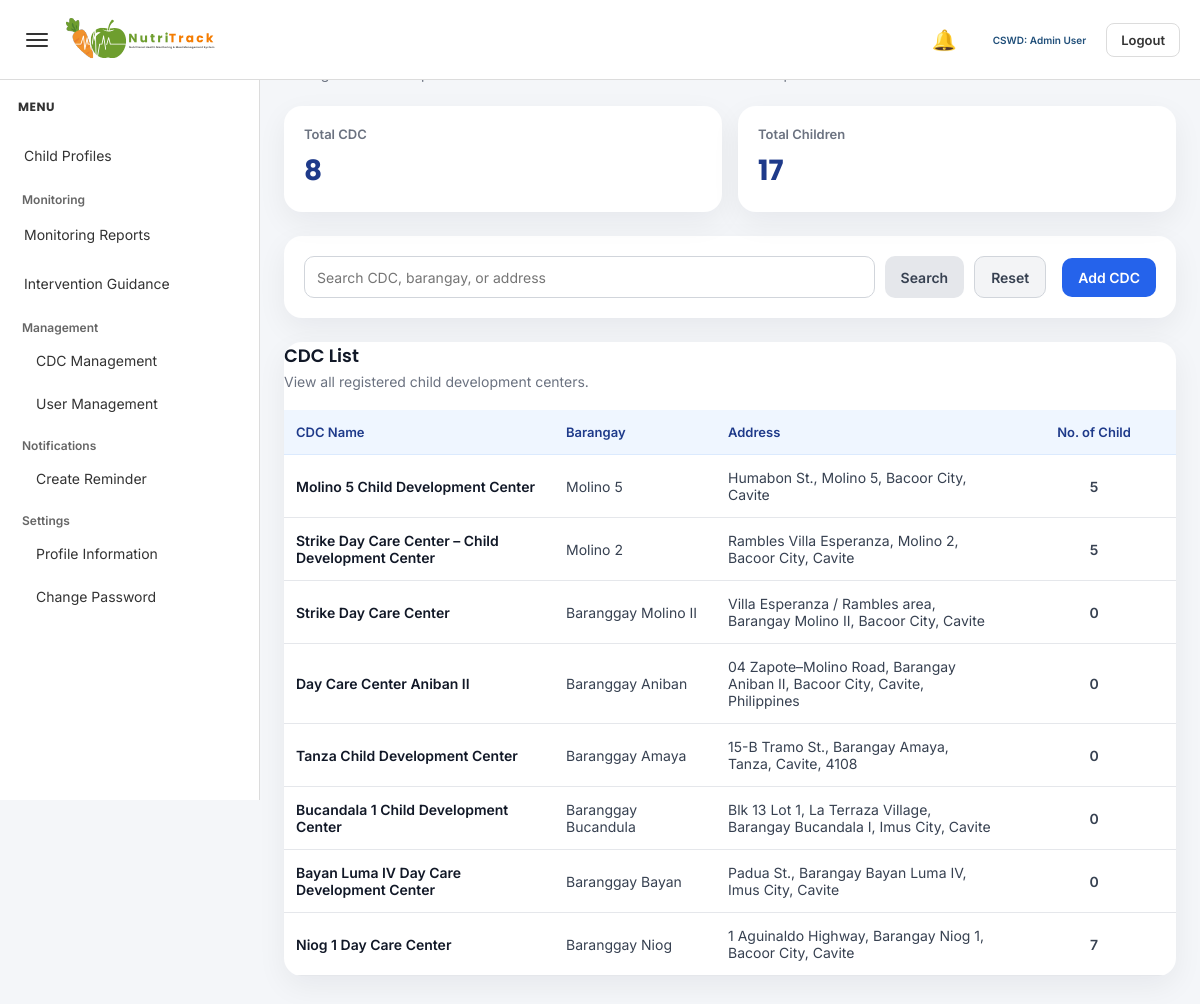
Screenshot of /admin/add_cdc.php (signed in) with the database file from the repository.
### tables this page shows
CREATE TABLE `cdc` (
  `cdc_id` int(11) NOT NULL,
  `cdc_name` varchar(100) DEFAULT NULL,
  `barangay` varchar(100) DEFAULT NULL,
  `address` text DEFAULT NULL,
  `status` varchar(20) DEFAULT 'Active',
  `created_at` timestamp NOT NULL DEFAULT current_timestamp()
);

### admin/add_cdc.php (the view, shortened to what this page needs)
<?php
include '../config/database.php';
$search = isset($_GET['search']) ? trim($_GET['search']) : "";
if ($search != "") {
    $like = "%" . $search . "%";
    $cdc_stmt = $conn->prepare("
        SELECT
            c.cdc_id,
            c.cdc_name,
            c.barangay,
            c.address,
            COUNT(ch.child_id) AS total_children
        FROM cdc c
        LEFT JOIN children ch ON c.cdc_id = ch.cdc_id
        WHERE c.cdc_name LIKE ? OR c.barangay LIKE ? OR c.address LIKE ?
        GROUP BY c.cdc_id, c.cdc_name, c.barangay, c.address
        ORDER BY c.cdc_id DESC
    ");
    $cdc_stmt->bind_param("sss", $like, $like, $like);
    $cdc_stmt->execute();
    $cdc_result = $cdc_stmt->get_result();
} else {
    $cdc_result = $conn->query("
        SELECT
            c.cdc_id,
            c.cdc_name,
            c.barangay,
            c.address,
            COUNT(ch.child_id) AS total_children
        FROM cdc c
        LEFT JOIN children ch ON c.cdc_id = ch.cdc_id
        GROUP BY c.cdc_id, c.cdc_name, c.barangay, c.address
        ORDER BY c.cdc_id DESC
    ");
}
$total_cdc = 0;
$total_children = 0;
$summary_sql = "
    SELECT
        COUNT(DISTINCT c.cdc_id) AS total_cdc,
        COUNT(ch.child_id) AS total_children
    FROM cdc c
    LEFT JOIN children ch ON c.cdc_id = ch.cdc_id
";
$summary_result = $conn->query($summary_sql);
if ($summary_result && $summary_result->num_rows > 0) {
    $summary_row = $summary_result->fetch_assoc();
    $total_cdc = (int)$summary_row['total_cdc'];
    $total_children = (int)$summary_row['total_children'];
}
?>
<!DOCTYPE html>
<html lang="en">
<head>
    <link rel="stylesheet" href="../assets/admin-style.css">
    <link rel="stylesheet" href="../assets/add_cdc.css">
</head>
<body class="<?php echo (isset($_SESSION['theme_mode']) && $_SESSION['theme_mode'] === 'dark') ? 'dark-mode' : ''; ?>">
<?php include '../includes/admin_sidebar.php'; ?>
<?php include '../includes/admin_topbar.php'; ?>
<div class="main-content" id="mainContent">
    <div class="page-header">
        <h1>CDC Management</h1>
        <p>Manage child development centers and review the total number of children per CDC.</p>
    </div>
    <div class="summary-grid">
        <div class="summary-card">
            <div class="summary-label">Total CDC</div>
            <div class="summary-value"><?php echo $total_cdc; ?></div>
        </div>
        <div class="summary-card">
            <div class="summary-label">Total Children</div>
            <div class="summary-value"><?php echo $total_children; ?></div>
        </div>
    </div>
    <div class="toolbar-card">
        <form method="GET" class="search-form">
            <input
                type="text"
                name="search"
                class="search-input"
                placeholder="Search CDC, barangay, or address"
                value="<?php echo htmlspecialchars($search); ?>"
            >
            <button type="submit" class="btn btn-secondary">Search</button>
            <a href="add_cdc.php" class="btn btn-light">Reset</a>
        </form>
        <button type="button" class="btn btn-primary" onclick="openAddCdcForm()">Add CDC</button>
    </div>
    <div class="table-card">
        <div class="card-header">
            <h2>CDC List</h2>
            <p>View all registered child development centers.</p>
        </div>
        <div class="table-wrapper">
            <table>
                <thead>
                    <tr>
                        <th style="width: 30%;">CDC Name</th>
                        <th style="width: 18%;">Barangay</th>
                        <th style="width: 32%;">Address</th>
                        <th style="width: 20%; text-align:center;">No. of Child</th>
                    </tr>
                </thead>
                <tbody>
                    <?php if ($cdc_result && $cdc_result->num_rows > 0) { ?>
                        <?php while ($row = $cdc_result->fetch_assoc()) { ?>
                            <tr>
                                <td class="cdc-name"><?php echo htmlspecialchars($row['cdc_name']); ?></td>
                                <td><?php echo htmlspecialchars($row['barangay']); ?></td>
                                <td><?php echo htmlspecialchars($row['address']); ?></td>
                                <td class="child-count"><?php echo (int)$row['total_children']; ?></td>
                            </tr>
                        <?php } ?>
                    <?php } else { ?>
                        <tr>
                            <td colspan="4" class="empty-state">No CDC found.</td>
                        </tr>
                    <?php } ?>
                </tbody>
            </table>
        </div>
    </div>
</div>
</body>
</html>

### assets/admin-style.css (style rules this page uses)
* { box-sizing:border-box; margin:0; padding:0; }
:root { --page-bg:#eef0f3; --card-bg:#ffffff; --text-color:#333333; --muted-text:#666666; --border-color:#dcdcdc; --input-bg:#ffffff; --input-border:#cfcfcf; --readonly-bg:#f5f5f5; --hover-bg:#edf3f8; --active-bg:#dbe7f3; --accent:#1F4E79; --secondary:#2E7D32; --alert:#C0392B; --warning:#E67E22; --table-head:#f7f7f7; --blue-soft:#cfdff1; --green-soft:#dce6da; --red-soft:#eadcdc; --orange-soft:#f4e2d3; }
body { background:var(--page-bg); font-family:'Inter', sans-serif; color:var(--text-color); }
a { text-decoration:none; }
.main-content { margin-left:260px; padding:140px 24px 24px; transition:margin-left 0.25s ease; }
.page-header { margin-bottom:18px; }
.page-header h1 { font-family:'Poppins', sans-serif; font-size:24px; font-weight:700; color:var(--accent); margin-bottom:4px; }
.page-header p { font-size:14px; color:var(--muted-text); }
.summary-grid { display:grid; grid-template-columns:repeat(3, 1fr); gap:18px; }
@media (max-width: 1200px) { .summary-grid { grid-template-columns:repeat(2, 1fr); } }

### assets/add_cdc.css (style rules this page uses)
* { box-sizing:border-box; margin:0; padding:0; }
body { background:#f4f6f9; font-family:'Inter', sans-serif; color:#1f2937; }
.main-content { padding:24px; }
.page-header { margin-bottom:24px; }
.page-header h1 { font-family:'Poppins', sans-serif; font-size:24px; font-weight:700; color:#1e3a8a; margin-bottom:6px; }
.page-header p { font-size:14px; color:#6b7280; }
.summary-grid { display:grid; grid-template-columns:repeat(auto-fit, minmax(220px, 1fr)); gap:16px; margin-bottom:24px; }
.summary-card { background:#ffffff; border-radius:18px; box-shadow:0 10px 30px rgba(15, 23, 42, 0.06); padding:20px; }
.summary-label { font-size:13px; font-weight:600; color:#6b7280; margin-bottom:8px; }
.summary-value { font-family:'Poppins', sans-serif; font-size:28px; font-weight:700; color:#1e3a8a; }
.toolbar-card, .form-card, .table-card { background:#ffffff; border-radius:18px; box-shadow:0 10px 30px rgba(15, 23, 42, 0.06); margin-bottom:24px; }
.toolbar-card { padding:20px; display:flex; justify-content:space-between; align-items:center; gap:16px; flex-wrap:wrap; }
.search-form { display:flex; gap:10px; flex-wrap:wrap; flex:1; }
.search-input { flex:1; min-width:260px; height:42px; border:1px solid #d1d5db; border-radius:10px; padding:0 12px; font-size:14px; font-family:'Inter', sans-serif; background:#ffffff; }
.btn { display:inline-flex; align-items:center; justify-content:center; text-decoration:none; border:none; border-radius:10px; padding:11px 16px; font-size:14px; font-weight:600; font-family:'Inter', sans-serif; cursor:pointer; transition:0.2s ease; }
.btn-primary { background:#2563eb; color:#ffffff; }
.btn-secondary { background:#e5e7eb; color:#374151; }
.btn-light { background:#f3f4f6; color:#374151; border:1px solid #d1d5db; }
.card-header { margin-bottom:20px; }
.card-header h2 { font-family:'Poppins', sans-serif; font-size:18px; font-weight:600; color:#111827; margin-bottom:4px; }
.card-header p { font-size:14px; color:#6b7280; }
.table-card { overflow:hidden; }
.table-wrapper { overflow-x:auto; }
table { width:100%; border-collapse:collapse; min-width:900px; }
thead th { background:#eff6ff; color:#1e3a8a; font-size:13px; font-weight:600; text-align:left; padding:14px 12px; border-bottom:1px solid #dbeafe; white-space:nowrap; }
tbody td { padding:14px 12px; border-bottom:1px solid #e5e7eb; font-size:14px; color:#374151; vertical-align:middle; }
.cdc-name { font-weight:600; color:#111827; }
.child-count { text-align:center; font-weight:600; }

### rows the page displays
cdc: cdc_name "Molino 5 Child Development Center", barangay "Molino 5", address "Humabon St., Molino 5, Bacoor City, Cavite", total_children "5"
cdc: cdc_name "Strike Day Care Center – Child Development Center", barangay "Molino 2", address "Rambles Villa Esperanza, Molino 2, Bacoor City, Cavite", total_children "5"
cdc: cdc_name "Strike Day Care Center", barangay "Baranggay Molino II", address "Villa Esperanza / Rambles area, Barangay Molino II, Bacoor City, Cavite", total_children "0"
cdc: cdc_name "Day Care Center Aniban II", barangay "Baranggay Aniban", address "04 Zapote–Molino Road, Barangay Aniban II, Bacoor City, Cavite, Philippines", total_children "0"
cdc: cdc_name "Tanza Child Development Center", barangay "Baranggay Amaya", address "15-B Tramo St., Barangay Amaya, Tanza, Cavite, 4108", total_children "0"
cdc: cdc_name "Bucandala 1 Child Development Center", barangay "Baranggay Bucandula", address "Blk 13 Lot 1, La Terraza Village, Barangay Bucandala I, Imus City, Cavite", total_children "0"
cdc: cdc_name "Bayan Luma IV Day Care Development Center", barangay "Baranggay Bayan", address "Padua St., Barangay Bayan Luma IV, Imus City, Cavite", total_children "0"
cdc: cdc_name "Niog 1 Day Care Center", barangay "Baranggay Niog", address "1 Aguinaldo Highway, Barangay Niog 1, Bacoor City, Cavite", total_children "7"

### other values shown
$admin_full_name "Admin User"
$total_cdc "8"
$total_children "17"
